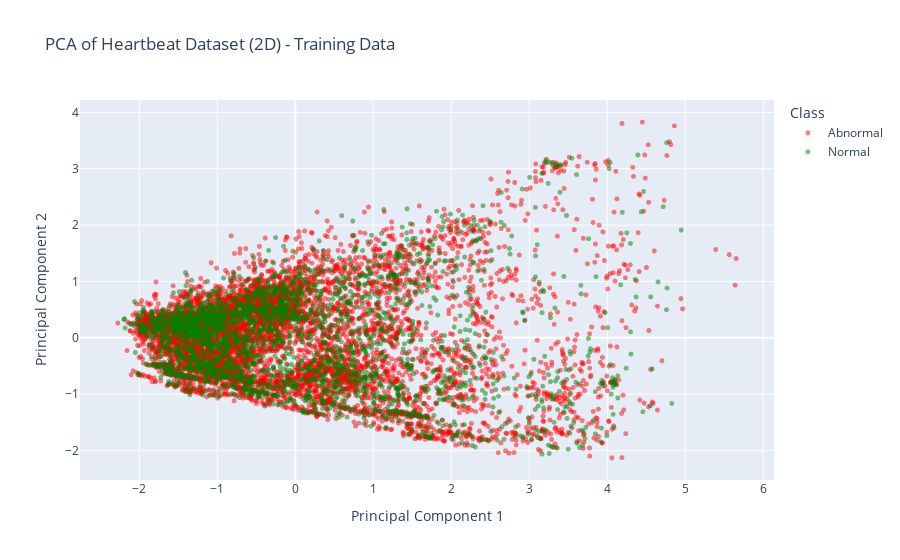
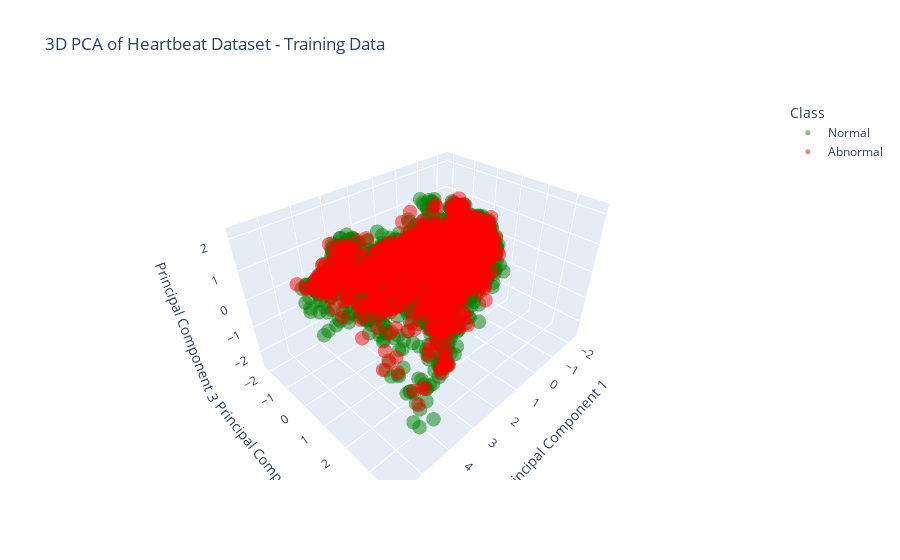
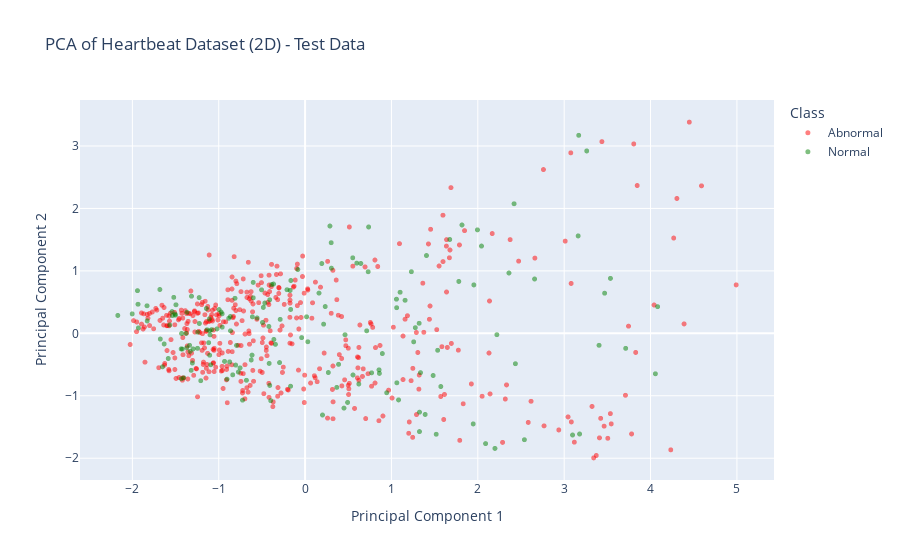
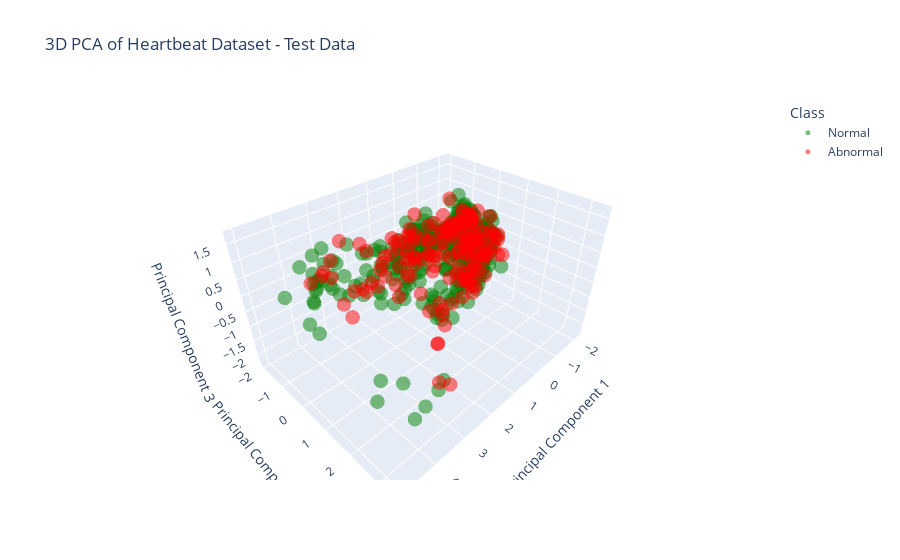

The notebook cell saved with these charts, in order:
### Markdown cell above
# PCA Functions for training Dataset

### Code cell
# Define the function to apply PCA
def apply_pca_to_dataset(df, n_components=2):
    X = df.drop('target', axis=1)
    pca = PCA(n_components=n_components)
    components = pca.fit_transform(X)
    df_pca = pd.DataFrame(data=components, columns=[f'Principal Component {i+1}' for i in range(n_components)])
    df_pca['target'] = df['target']
    return df_pca, pca

# Define the function to plot PCA results (2D)
def plot_pca_results(df_pca, title='PCA of Dataset'):
    # Define custom colors and labels for each category
    color_mapping = {0: 'green', 1: 'red'}
    label_mapping = {0: 'Normal', 1: 'Abnormal'}
    
    # Map the target to the corresponding colors and labels
    df_pca['color'] = df_pca['target'].map(color_mapping)
    df_pca['label'] = df_pca['target'].map(label_mapping)

    # Create a scatter plot for the PCA results
    fig = px.scatter(df_pca, x='Principal Component 1', y='Principal Component 2', color='label',
                     color_discrete_map={'Normal': 'green', 'Abnormal': 'red'},
                     title=title, labels={'label': 'Class'}, opacity=0.5)
    fig.update_traces(marker=dict(size=5))
    fig.show()

# Define the function to create a Scree plot
def create_scree_plot(pca, title='Scree Plot'):
    explained_var_ratio = pca.explained_variance_ratio_
    components = np.arange(len(explained_var_ratio)) + 1

    plt.figure(figsize=(8, 5))
    plt.plot(components, explained_var_ratio, 'o-', linewidth=2, color='blue')
    plt.title(title)
    plt.xlabel('Principal Component')
    plt.ylabel('Variance Explained (%)')
    plt.xticks(components)
    plt.show()

# Apply PCA to the training dataset for 10 components to create the Scree plot
df_pca_train, pca_train = apply_pca_to_dataset(ptbdb_train, n_components=10)
create_scree_plot(pca_train, title='Scree Plot for Training Data')

# Apply PCA to the training dataset for 2 components and plot the 2D PCA results
df_pca_train, pca_train = apply_pca_to_dataset(ptbdb_train, n_components=2)
plot_pca_results(df_pca_train, title='PCA of Heartbeat Dataset (2D) - Training Data')

# Apply PCA to the training dataset for 3 components and plot the 3D PCA results
df_pca_train, pca_train = apply_pca_to_dataset(ptbdb_train, n_components=3)
df_pca_train['color'] = df_pca_train['target'].map({0: 'red', 1: 'green'})
df_pca_train['label'] = df_pca_train['target'].map({0: 'Abnormal', 1: 'Normal'})

fig = px.scatter_3d(df_pca_train, x='Principal Component 1', y='Principal Component 2', z='Principal Component 3',
                    color='label',
                    color_discrete_map={'Normal': 'green', 'Abnormal': 'red'},
                    title='3D PCA of Heartbeat Dataset - Training Data',
                    labels={'label': 'Class'}, opacity=0.5)
fig.update_traces(marker=dict(size=5))
fig.show()

# Apply PCA to the test dataset for 10 components to create the Scree plot
df_pca_test, pca_test = apply_pca_to_dataset(ptbdb_test, n_components=10)
create_scree_plot(pca_test, title='Scree Plot for Test Data')

# Apply PCA to the test dataset for 2 components and plot the 2D PCA results
df_pca_test, pca_test = apply_pca_to_dataset(ptbdb_test, n_components=2)
plot_pca_results(df_pca_test, title='PCA of Heartbeat Dataset (2D) - Test Data')

# Apply PCA to the test dataset for 3 components and plot the 3D PCA results
df_pca_test, pca_test = apply_pca_to_dataset(ptbdb_test, n_components=3)
df_pca_test['color'] = df_pca_test['target'].map({0: 'red', 1: 'green'})
df_pca_test['label'] = df_pca_test['target'].map({0: 'Abnormal', 1: 'Normal'})

fig = px.scatter_3d(df_pca_test, x='Principal Component 1', y='Principal Component 2', z='Principal Component 3',
                    color='label',
                    color_discrete_map={'Normal': 'green', 'Abnormal': 'red'},
                    title='3D PCA of Heartbeat Dataset - Test Data',
                    labels={'label': 'Class'}, opacity=0.5)
fig.update_traces(marker=dict(size=5))
fig.show()

### Figure 1 — Plotly figure (JSON) as saved in the notebook; plotly's stock layout.template omitted (floating-point values rounded to 4 significant figures; data arrays with more than 128 entries replaced by an {"elided": "..."} marker saying what was removed)
{"data": [{"hovertemplate": "Class=Abnormal<br>Principal Component 1=%{x}<br>Principal Component 2=%{y}<extra></extra>", "legendgroup": "Abnormal", "marker": {"color": "red", "opacity": 0.5, "size": 5, "symbol": "circle"}, "mode": "markers", "name": "Abnormal", "showlegend": true, "type": "scattergl", "x": {"elided": "6696 float values"}, "xaxis": "x", "y": {"elided": "6696 float values"}, "yaxis": "y"}, {"hovertemplate": "Class=Normal<br>Principal Component 1=%{x}<br>Principal Component 2=%{y}<extra></extra>", "legendgroup": "Normal", "marker": {"color": "green", "opacity": 0.5, "size": 5, "symbol": "circle"}, "mode": "markers", "name": "Normal", "showlegend": true, "type": "scattergl", "x": {"elided": "2559 float values"}, "xaxis": "x", "y": {"elided": "2559 float values"}, "yaxis": "y"}], "layout": {"legend": {"title": {"text": "Class"}, "tracegroupgap": 0}, "title": {"text": "PCA of Heartbeat Dataset (2D) - Training Data"}, "xaxis": {"anchor": "y", "domain": [0, 1], "title": {"text": "Principal Component 1"}}, "yaxis": {"anchor": "x", "domain": [0, 1], "title": {"text": "Principal Component 2"}}}}

### Figure 2 — Plotly figure (JSON) as saved in the notebook; plotly's stock layout.template omitted (floating-point values rounded to 4 significant figures; data arrays with more than 128 entries replaced by an {"elided": "..."} marker saying what was removed)
{"data": [{"hovertemplate": "Class=Normal<br>Principal Component 1=%{x}<br>Principal Component 2=%{y}<br>Principal Component 3=%{z}<extra></extra>", "legendgroup": "Normal", "marker": {"color": "green", "opacity": 0.5, "size": 5, "symbol": "circle"}, "mode": "markers", "name": "Normal", "scene": "scene", "showlegend": true, "type": "scatter3d", "x": {"elided": "6696 float values"}, "y": {"elided": "6696 float values"}, "z": {"elided": "6696 float values"}}, {"hovertemplate": "Class=Abnormal<br>Principal Component 1=%{x}<br>Principal Component 2=%{y}<br>Principal Component 3=%{z}<extra></extra>", "legendgroup": "Abnormal", "marker": {"color": "red", "opacity": 0.5, "size": 5, "symbol": "circle"}, "mode": "markers", "name": "Abnormal", "scene": "scene", "showlegend": true, "type": "scatter3d", "x": {"elided": "2559 float values"}, "y": {"elided": "2559 float values"}, "z": {"elided": "2559 float values"}}], "layout": {"legend": {"title": {"text": "Class"}, "tracegroupgap": 0}, "scene": {"domain": {"x": [0, 1], "y": [0, 1]}, "xaxis": {"title": {"text": "Principal Component 1"}}, "yaxis": {"title": {"text": "Principal Component 2"}}, "zaxis": {"title": {"text": "Principal Component 3"}}}, "title": {"text": "3D PCA of Heartbeat Dataset - Training Data"}}}

### Figure 3 — Plotly figure (JSON) as saved in the notebook; plotly's stock layout.template omitted (floating-point values rounded to 4 significant figures; data arrays with more than 128 entries replaced by an {"elided": "..."} marker saying what was removed)
{"data": [{"hovertemplate": "Class=Abnormal<br>Principal Component 1=%{x}<br>Principal Component 2=%{y}<extra></extra>", "legendgroup": "Abnormal", "marker": {"color": "red", "opacity": 0.5, "size": 5, "symbol": "circle"}, "mode": "markers", "name": "Abnormal", "showlegend": true, "type": "scattergl", "x": {"elided": "424 float values"}, "xaxis": "x", "y": {"elided": "424 float values"}, "yaxis": "y"}, {"hovertemplate": "Class=Normal<br>Principal Component 1=%{x}<br>Principal Component 2=%{y}<extra></extra>", "legendgroup": "Normal", "marker": {"color": "green", "opacity": 0.5, "size": 5, "symbol": "circle"}, "mode": "markers", "name": "Normal", "showlegend": true, "type": "scattergl", "x": {"elided": "168 float values"}, "xaxis": "x", "y": {"elided": "168 float values"}, "yaxis": "y"}], "layout": {"legend": {"title": {"text": "Class"}, "tracegroupgap": 0}, "title": {"text": "PCA of Heartbeat Dataset (2D) - Test Data"}, "xaxis": {"anchor": "y", "domain": [0, 1], "title": {"text": "Principal Component 1"}}, "yaxis": {"anchor": "x", "domain": [0, 1], "title": {"text": "Principal Component 2"}}}}

### Figure 4 — Plotly figure (JSON) as saved in the notebook; plotly's stock layout.template omitted (floating-point values rounded to 4 significant figures; data arrays with more than 128 entries replaced by an {"elided": "..."} marker saying what was removed)
{"data": [{"hovertemplate": "Class=Normal<br>Principal Component 1=%{x}<br>Principal Component 2=%{y}<br>Principal Component 3=%{z}<extra></extra>", "legendgroup": "Normal", "marker": {"color": "green", "opacity": 0.5, "size": 5, "symbol": "circle"}, "mode": "markers", "name": "Normal", "scene": "scene", "showlegend": true, "type": "scatter3d", "x": {"elided": "424 float values"}, "y": {"elided": "424 float values"}, "z": {"elided": "424 float values"}}, {"hovertemplate": "Class=Abnormal<br>Principal Component 1=%{x}<br>Principal Component 2=%{y}<br>Principal Component 3=%{z}<extra></extra>", "legendgroup": "Abnormal", "marker": {"color": "red", "opacity": 0.5, "size": 5, "symbol": "circle"}, "mode": "markers", "name": "Abnormal", "scene": "scene", "showlegend": true, "type": "scatter3d", "x": {"elided": "168 float values"}, "y": {"elided": "168 float values"}, "z": {"elided": "168 float values"}}], "layout": {"legend": {"title": {"text": "Class"}, "tracegroupgap": 0}, "scene": {"domain": {"x": [0, 1], "y": [0, 1]}, "xaxis": {"title": {"text": "Principal Component 1"}}, "yaxis": {"title": {"text": "Principal Component 2"}}, "zaxis": {"title": {"text": "Principal Component 3"}}}, "title": {"text": "3D PCA of Heartbeat Dataset - Test Data"}}}
